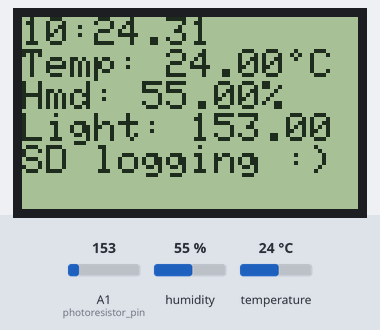
A sketch run on a simulated Arduino Mega 2560, built with avr-gcc and run on an emulated ATmega2560. Parts: 84×48 one-colour display. The test bench sets the inputs (shaded band); at power-on: A1 (photoresistor_pin) = 153, humidity 55 %, temperature 24 °C. The local clock reads 2024-03-15 10:24:30 at power-on unless the sketch sets it; storage starts empty; what the sketch prints to the serial monitor is not drawn.

Above: at 1.1 s.

Measured:
- what the display in image 0 shows lasts 1.0 s, from 1.0 s to 2.0 s

The sketch:

sensor011d.ino
```cpp
#include <dht.h>
dht DHT;  // redefines dht to DHT, not really necessary

#include <Wire.h>
#include <Adafruit_MLX90614.h>
Adafruit_MLX90614 mlx = Adafruit_MLX90614();

#include "RTClib.h"  //RTC module, for time keeping
RTC_DS1307 rtc;

#include <SD.h>         //SD Card Library
#include <SPI.h>

const int CS_pin = 53;     // pin 53 is for SD data logging **ON THE MEGA**
/*Pololu SD card reader
DI - 51
DO - 10
SCLK - 52
CS - 53 */

const int DHT22_PIN = 28;   // we chose pin 28 to be the input pin of the analog signal

#include <Adafruit_GFX.h> //Graphics Library
#include <Adafruit_PCD8544.h> //OLED Library

// Software SPI (slower updates, more flexible pin options):
// pin 7 - Serial clock out (SCLK)
// pin 6 - Serial data out (DIN)
// pin 5 - Data/Command select (D/C)
// pin 4 - LCD chip select (CS)
// pin 3 - LCD reset (RST)
Adafruit_PCD8544 display = Adafruit_PCD8544(7, 6, 5, 4, 3);

// analog input pins
#define TMP36_pin A0
#define photoresistor_pin A1

const float refresh_rate = 60e3;   // main refresh rate on the 'void loop()'

String hr;
String mn;

long previousMillis = 0;
long previousMillis2 = 0;
const long interval = 1000;      // main refresh rate on the 'void loop()'
const long saveInterval = 30000;   // SD card logging period in ms

boolean SDstatus = true;

/////////////////////////////////////////
//----------- VOID SETUP --------------//
/////////////////////////////////////////
void setup()
{
  Serial.begin(9600);
  Wire.begin();
  mlx.begin();
  rtc.begin();
  display.begin();
  display.setTextSize(0);
  display.setTextColor(BLACK);
  display.setCursor(0, 0);
  display.setContrast(50);
  display.setRotation(2);
  display.clearDisplay();

  if (! rtc.isrunning()) {       // this is just to check if RTC is running
    Serial.println("RTC is NOT running!");
  }

  //Initialize Card
  if (!SD.begin(CS_pin)) {   //check if SD card works
    Serial.println("SD Card Failure");
    return;
  }

  Serial.println("SD Card Ready");

  // printing header in Serial com
  Serial.print("--- Program begin ---  \t   program last updated 2015/4/30");
  Serial.print("\t refresh rate=");   Serial.print(refresh_rate / 1000.0);  Serial.println(" s");
  DateTime now = rtc.now();
  String date = String(now.year()) + "/" + String(now.month()) + "/" + String(now.day());
  Serial.print("Today's date: "); Serial.println(date);
  Serial.println();
  String header = "Year, Month, Day, Hour, Min, Sec, DHT.hum, DHT.temp, lightvalue, timer(min)";
  Serial.print(header);
  Serial.println();


}/************END SETUP************/

/////////////////////////////////////////
//----------- VOID LOOP ---------------//
/////////////////////////////////////////
void loop() {
  unsigned long currentMillis = millis();
  //--- DHT sensor ---//
  if (currentMillis - previousMillis > interval) {

    previousMillis = currentMillis;
    int chk = DHT.read22(DHT22_PIN);  //reads a value from DHT sensor called chk

    //--- photoresistor ---//
    float lightVal = analogRead(photoresistor_pin);

    ///// Organizing data into long string ////////////////

    // next 2 lines obtains the date and time in RTC module
    DateTime now = rtc.now();    // takes snapshot of date and time values in RTC
    String timestamp = String(now.year()) + " " + String(now.month()) + " " + String(now.day()) + " " + String(now.hour()) + " " + String(now.minute()) + " " + String(now.second());
    String timer = String(millis() / 60000.0); // this is a backup in case RTC stops working

    //Display the data on the OLED mintor

    //Reset the display
    display.clearDisplay();

    //Format the hour and minute
    if (now.hour() > 12) {
      hr = String(now.hour() - 12);
    } else {
      hr = String(now.hour());
    };
    if (now.minute() > 10) {
      mn = String(now.minute());
    } else {
      mn = "0" + String(now.minute());
    };
    String currentTime = hr + ":" + mn + "."  + String(now.second());
    display.print(currentTime);
    display.println();
    display.print("Temp: ");
    display.print(DHT.temperature);
    display.print(" C");
    display.println();
    display.print("Hmd: ");
    display.print(DHT.humidity);
    display.print("%");
    display.println();
    display.print("Light: ");
    display.print(lightVal);
    display.drawCircle(68, 9, 1, BLACK);    // degree symbol
    display.println();
//    display.display();

    //Create Data string for storing to SD card
    //We will use CSV Format
    String dataString = String(timestamp) + " " + String(DHT.humidity) + " " + String(DHT.temperature) + " " + String(lightVal) + " " + String(timer);
    //  + String(mlx.readAmbientTempC()) + ", " + String(mlx.readObjectTempC());

    // this loop happens every dt= saveInternal, which determines the logging frequency of the SD card
    if (currentMillis - previousMillis2 > saveInterval) {
      previousMillis2 = currentMillis;
      //Open a file in the SD card to write in

      File logFile2 = SD.open("data011d.txt", FILE_WRITE);   // make sure the file name is consistent with the one in VOID SETUP
      if (logFile2)
      {
        logFile2.println(dataString);  //prints the data string in a txt file in SD card
        logFile2.close();
        SDstatus = true;
      }
      else
      {
        Serial.println("Couldn't open log file in SD card");  // If SD card stops working, it will show in serial com
        SDstatus = false;
      }
      Serial.println("Data recorded to SD card");
    }

    Serial.println(dataString);   //prints data string in Serial com monitor

    if (SDstatus){
      display.print("SD logging :) ");
    }
    else{
      display.print("SD fail :( " );
    }
    display.display();
  }

}/************END LOOP************/
```
